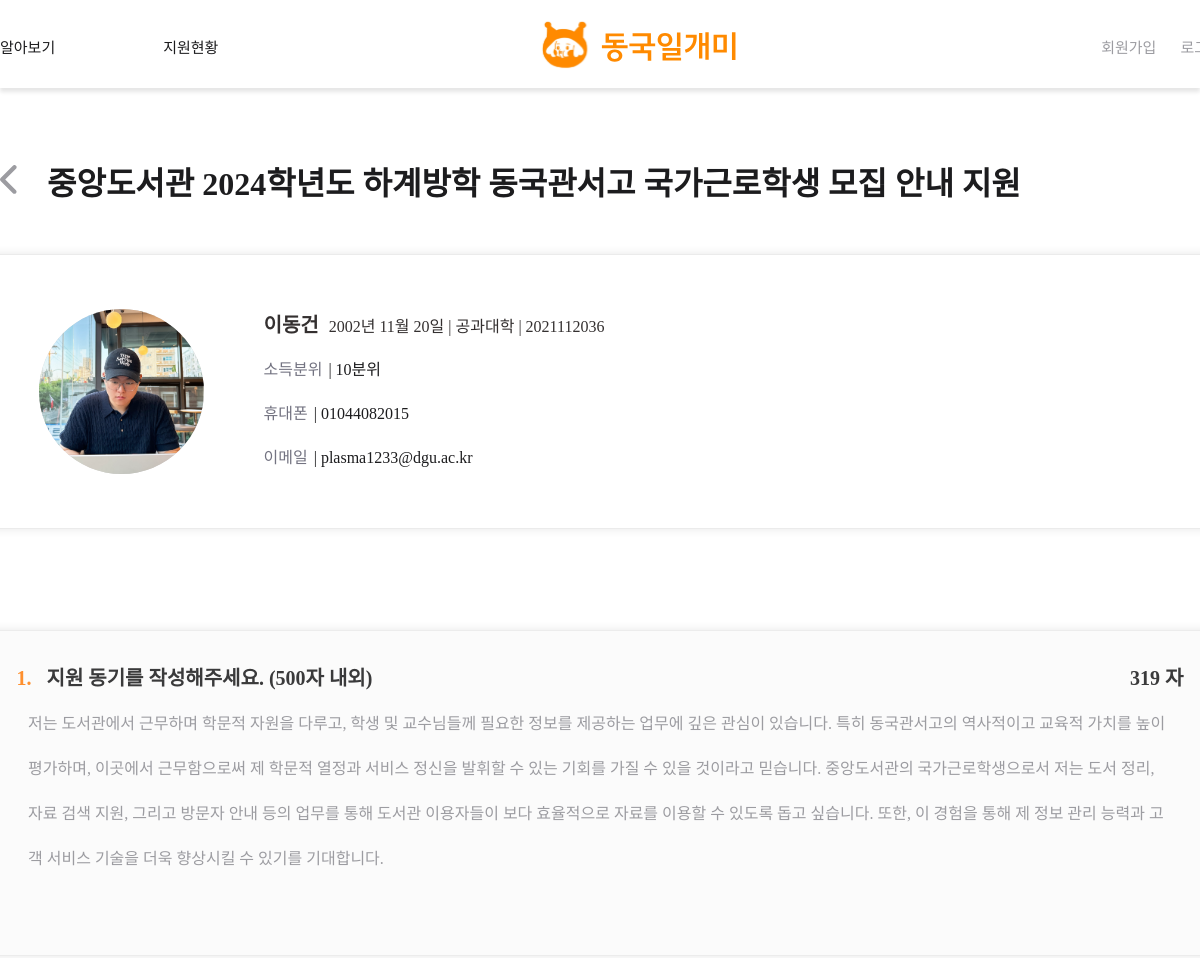
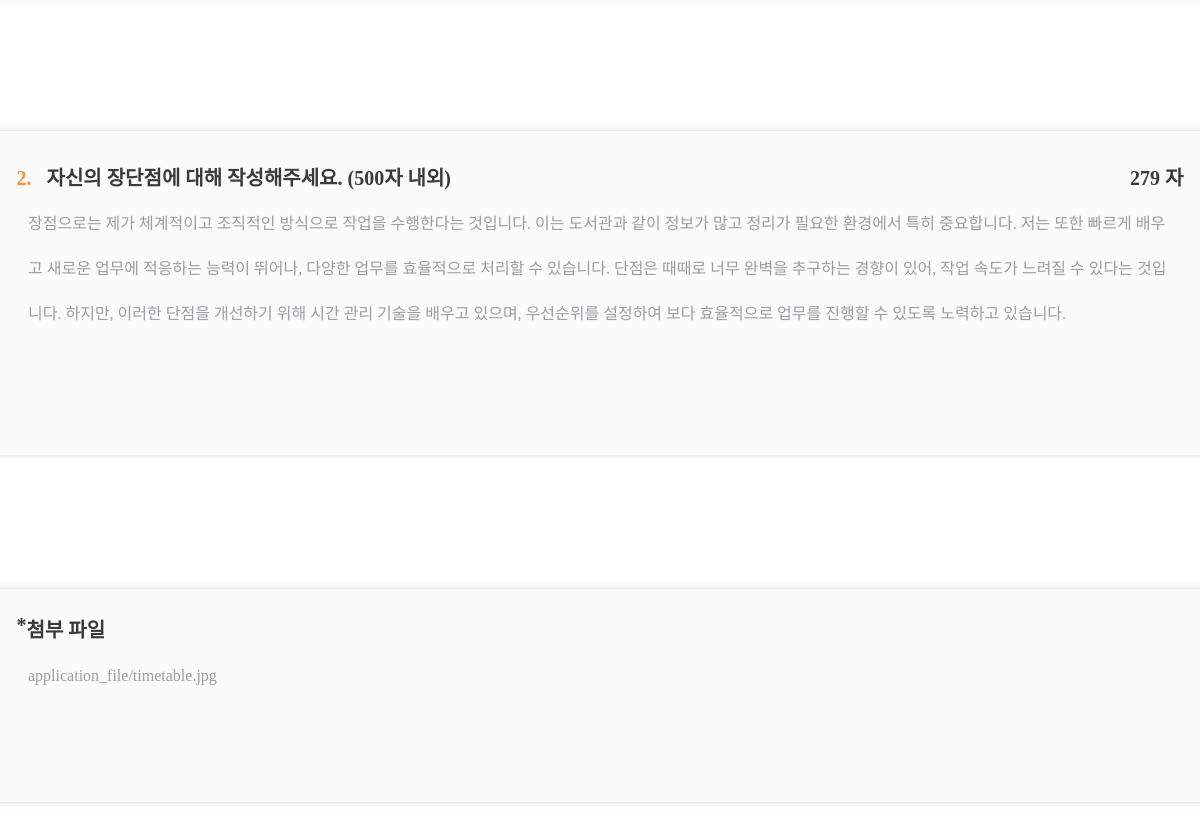
The app's page /users/staff-studentappfile/32/16 with its own data (2 pictures, top to bottom).
### main/models.py (models this page shows, shortened)
class Post(models.Model):
    writer = models.ForeignKey(User, null=False, blank=False, on_delete=models.CASCADE)
    title = models.CharField(max_length=50)
    organization = models.CharField(max_length=50, null=True)
    department = models.CharField(max_length=50, null=True)
    is_income_bracket = models.PositiveIntegerField(null=False, default=0) #boolean
    start_date = models.DateField(null=True)
    end_date = models.DateField(null=True)
    deadline = models.DateField(null=True)
    day_left = models.IntegerField(null=True)
    place = models.CharField(max_length=50, blank=False)
    time = models.TextField(null=False)
    recruitment = models.PositiveIntegerField(default=0)
    wage = models.PositiveIntegerField(null=True, default=0)
    body = models.TextField()
    file = models.ImageField(upload_to="post/", blank=True, null=True)
    pub_date = models.DateTimeField()
    scrap = models.ManyToManyField(User, related_name='scraped', blank=True, default=None)
    scrap_count = models.PositiveIntegerField(default=0)
    applicated_count = models.PositiveIntegerField(default=0)

class Answer(models.Model):
    application = models.ForeignKey(Application, null=False, blank=False, on_delete=models.CASCADE)
    question = models.ForeignKey(Question, null=False, blank=False, on_delete=models.CASCADE)
    content = models.TextField()

class Question(models.Model):
    post = models.ForeignKey(Post, null=False, blank=False, on_delete=models.CASCADE)
    content = models.TextField()

class Application(models.Model):
    post = models.ForeignKey(Post, null=False, related_name="applications", blank=False, on_delete=models.CASCADE)
    writer = models.ForeignKey(User, null=False, blank=False, on_delete=models.CASCADE)
    is_accepted = models.PositiveIntegerField(null=False, default=0)
    file = models.FileField(upload_to="application_file/", blank=True, null=True)

### accounts/models.py (models this page shows)
class Profile(models.Model):
    student_or_staff = models.CharField(max_length=20, blank=False)
    user = models.OneToOneField(User, on_delete=models.CASCADE)
    name = models.CharField(max_length=5, blank=False)
    GENDER_M = "male"
    GENDER_F = "female"
    GENDER_CHOICES = (
    	(GENDER_M, "Male"),
        (GENDER_F, "Female"),
    )
    gender = models.CharField(choices=GENDER_CHOICES, max_length=10, blank=True)
    birth = models.DateField(blank=False, null=True)
    photo = models.ImageField(upload_to="user_photo/", blank=True)
    department = models.CharField(max_length=20, blank=True)
    phone = models.CharField(max_length=20, blank=True)
    email = models.CharField(max_length=50, blank=False)
    student_number = models.CharField(max_length=10, blank=False)
    income = models.PositiveIntegerField(null=True, default=0)
    certification_student = models.FileField(upload_to="student_certification/", blank=True)
    certification_staff = models.FileField(upload_to="staff_certification/",blank=True)

### users/views.py (the view)
# urls.py: path('staff-studentappfile/<int:post_id>/<int:student_id>', staff_studentappfile, name="staff-studentappfile"),
def staff_studentappfile(request, post_id, student_id):
    post = get_object_or_404(Post, pk=post_id)
    application = get_object_or_404(Application, writer_id=student_id, post_id=post_id)
    student = get_object_or_404(User, id=student_id)
    answers = Answer.objects.filter(application=application)
    return render(request, 'users/staff_studentappfile.html',{'application':application, 'answers':answers, 'student':student, 'post':post})

### users/templates/users/staff_studentappfile.html (shortened to what this page needs)
{% extends 'base.html' %}
{% load static %}
{% block content %}
<link
    rel="stylesheet"
    type="text/css"
    href="{% static 'css/users/staff_studentappfile.css'%}"
/>
<div id="applyScreen">
    <div class="ttt">
        <div class="backBtn">
            <a href="javascript:history.back()" class="backBtnAtag">
                <img src="{% static 'images/icons/back.svg' %}" />
            </a>
            <span id="word">{{post.organization}} {{post.title}} 지원</span>
        </div>
        <div id="applyBody" class="width">
            <div class="profileBox w100">
                <div class="profile w100">
                    <div class="img">
                        {% if student.profile.photo %}
                            <img src="{{ student.profile.photo.url }}" alt="사진" width="100px">
                        {% endif %}
                    </div>
                    <div class="info">
                        <div class="infoText">
                            <span id="nameEtc"><span id="nameBold">{{ student.profile.name }}</span>{{student.profile.birth}}  |  {{student.profile.department}}  |  {{student.profile.student_number}}</span>
                        </div>
                        <div class="infoText">
                            <span class="contentText">소득분위<span class="indextext">| {{student.profile.income }}분위</span></span>
                        </div>
                        <div class="infoText">
                            <span class="contentText">휴대폰<span class="indextext">| {{ student.profile.phone }}</span></span>
                        </div>
                        <div class="infoText">
                            <span class="contentText">이메일<span class="indextext">| {{ student.profile.email }}</span></span>
                        </div>
                    </div>
                </div>
            </div>
            {% for answer in answers %}
                <div class="questionBox w100">
                    <div class="question">
                        <div class="qTitle w100" id="ldg">
                            <span id="ssss"><span id="rrrr">{{ forloop.counter }}.</span> {{ answer.question.content }}</span>
                            {{ answer.content|length }} 자
                        </div>
                        <div class="inner w100">
                            {{ answer.content }}
                        </div>
                    </div>
                </div>
            {% endfor %}
            <div class="questionBox w100" id="filebox">
                <div class="question" id="file">
                    <div class="qTitle w100" >
                        <span>*</span> 첨부 파일
                    </div>
                    <div class="inner w100" id="fileinner">
                        {% if application.file %}
                            <a href="{{ application.file.url }}">{{ application.file.name }}</a>
                        {% else %}
                            <p>첨부 파일 없음</p>
                        {% endif %}
                    </div>
                </div>
            </div>
        </div>
    </div>
</div>
{% endblock %}

### project/static/css/shared/topnav.css (style rules this page uses)
a { display: inline-block; white-space: nowrap; text-decoration-line: none; }
a { color: inherit; text-decoration: none; }

### project/static/css/users/staff_studentappfile.css (style rules this page uses)
#applyScreen { display: flex; flex-direction: column; width: 100%; max-width: 1400px; margin-bottom: 100px; margin-top: 40px; }
.ttt { display: flex; flex-direction: column; align-items: center; }
.backBtn { display: flex; width: 100%; justify-content: flex-start; align-items: center; gap: 30px; margin-top: 30px; margin-bottom: 50px; }
#word { color: #1C1C1E; text-align: center; font-family: "SUITE Variable"; font-size: 32px; font-style: normal; font-weight: 700; line-height: normal; }
#applyBody { display: flex; flex-direction: column; align-items: center; max-width: 1400px; gap:70px; }
.width { width: 1263px; }
.w100 { width: 100%; }
.profileBox { display: flex; justify-content: flex-start; height: 273px; flex-shrink: 0; border-radius: 12px; border: 1px solid #EBEBEB; background: #FFF; box-shadow: 0px 0px 10px 0px rgba(0, 0, 0, 0.10); }
.profile { padding: 32px 70px; display: flex; gap:60px; align-items: center; }
.img { display: flex; justify-content: center; align-items: center; width: 165px; height: 165px; border-radius:50%; background-color: #D3D3D3; overflow: hidden; }
.img img { width: 165px; height: 171px;; object-fit: cover; object-position: center; }
.info { display: flex; flex-direction: column; justify-content: center; }
.infoText { display: flex; height: 44px; justify-content: flex-start; align-items: center; }
#nameEtc { color: #343030; font-family: "SUITE Variable"; font-size: 16px; font-style: normal; font-weight: 500; line-height: 45px; }
#nameBold { font-size: 20px; font-weight: 700; margin-right: 10px; }
.contentText { color: #737381; font-family: "SUITE Variable"; font-size: 16px; font-style: normal; font-weight: 500; line-height: 45px; }
.indextext { color:#1C1C1E; margin-left:6px; }
.questionBox { display: flex; min-height: 324px; margin: 31px 37px; align-items: center; justify-content: center; border-radius: 12px; border: 1px solid rgba(235, 235, 235, 0.92); background: #FBFBFB; box-shadow: 0px 0px 10px 0px rgba(0, 0, 0, 0.10); }
.question { display: flex; width: 1167px; height: 262px; align-items: center; flex-direction: column; }
.qTitle { display: flex; justify-content: flex-start; margin-bottom: 10px; color: #3a3a3b; font-family: "SUITE Variable"; font-size: 20px; font-style: normal; font-weight: 700; line-height: normal; }
#ldg { justify-content: space-between; }
#ssss { color: #3a3a3b; }
#rrrr { color: #FE902F; font-family: "SUITE Variable"; font-size: 20px; font-style: normal; font-weight: 700; line-height: normal; margin-right: 10px; }
.inner { display: flex; width: 1144px; height: 220px; flex-shrink: 0; color: #9C9CA1; font-family: "SUITE Variable"; font-size: 16px; font-style: normal; font-weight: 500; line-height: 45px; }
#filebox { min-height: 213px; }
#file { height: 164px; }
#fileinner { height: 96px; }

### project/templates/base.html (style rules this page uses)
body { display: flex; flex-direction: column; min-height: 100vh; margin: 0; }

### records on screen
Post: organization "중앙도서관", title "2024학년도 하계방학 동국관서고 국가근로학생 모집 안내"
Answer: question.content "지원 동기를 작성해주세요. (500자 내외)", content|length "319", content "저는 도서관에서 근무하며 학문적 자원을 다루고, 학생 및 교수님들께 필요한 정보를 제공하는 업무에 깊은 관심이 있습니다. 특히 동국관서고의 역사적이고 교육적 가치를 높이 평가하며, 이곳에서 근무함으로써 제 학문적 열정과 서비스 정신을 발휘할 수 있는 기회를 가질 수 있을 것이라고 믿습니다. 중앙도서관의 국가근로학생으로서 저는 도서 정리, 자료 검색 지원, 그리고 방문자 안내 등의 업무를 통해 도서관 이용자들이 보다 효율적으로 자료를 이용할 수 있도록 돕고 싶습니다. 또한, 이 경험을 통해 제 정보 관리 능력과 고객 서비스 기술을 더욱 향상시킬 수 있기를 기대합니다."
Answer: question.content "자신의 장단점에 대해 작성해주세요. (500자 내외)", content|length "279", content "장점으로는 제가 체계적이고 조직적인 방식으로 작업을 수행한다는 것입니다. 이는 도서관과 같이 정보가 많고 정리가 필요한 환경에서 특히 중요합니다. 저는 또한 빠르게 배우고 새로운 업무에 적응하는 능력이 뛰어나, 다양한 업무를 효율적으로 처리할 수 있습니다. 단점은 때때로 너무 완벽을 추구하는 경향이 있어, 작업 속도가 느려질 수 있다는 것입니다. 하지만, 이러한 단점을 개선하기 위해 시간 관리 기술을 배우고 있으며, 우선순위를 설정하여 보다 효율적으로 업무를 진행할 수 있도록 노력하고 있습니다."
Application: file.name "application_file/timetable.jpg"

### other values on screen
{{ student.profile.name }} "이동건"
{{ student.profile.birth }} "2002년 11월 20일"
{{ student.profile.department }} "공과대학"
{{ student.profile.student_number }} "2021112036"
{{ student.profile.income }} "10"
{{ student.profile.phone }} "01044082015"
{{ student.profile.email }} "plasma1233@dgu.ac.kr"
